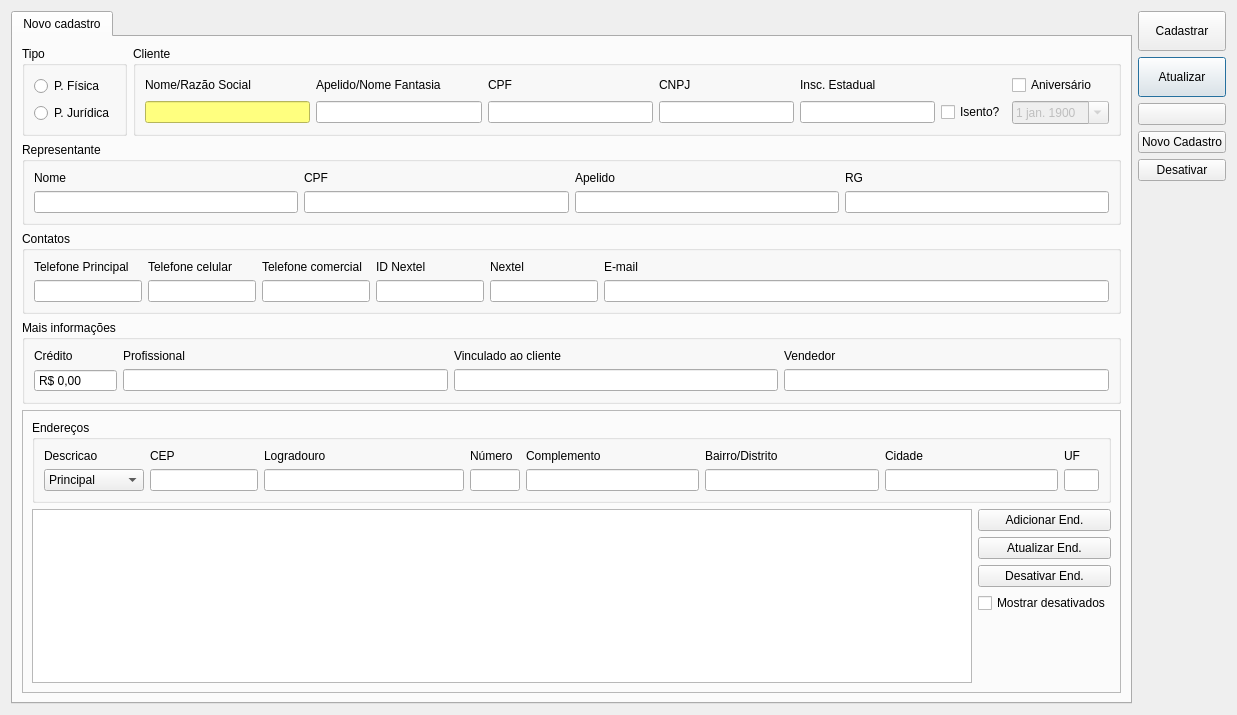
<?xml version="1.0" encoding="UTF-8"?>
<ui version="4.0">
 <class>CadastroCliente</class>
 <widget class="QDialog" name="CadastroCliente">
  <property name="windowModality">
   <enum>Qt::NonModal</enum>
  </property>
  <property name="geometry">
   <rect>
    <x>0</x>
    <y>0</y>
    <width>1237</width>
    <height>715</height>
   </rect>
  </property>
  <property name="windowTitle">
   <string>Cadastro de Clientes</string>
  </property>
  <property name="locale">
   <locale language="Portuguese" country="Brazil"/>
  </property>
  <layout class="QGridLayout" name="gridLayout_14">
   <item row="0" column="1">
    <layout class="QVBoxLayout" name="verticalLayout_3">
     <item>
      <widget class="QPushButton" name="pushButtonCadastrar">
       <property name="minimumSize">
        <size>
         <width>0</width>
         <height>40</height>
        </size>
       </property>
       <property name="text">
        <string>Cadastrar</string>
       </property>
       <property name="autoDefault">
        <bool>false</bool>
       </property>
      </widget>
     </item>
     <item>
      <widget class="QPushButton" name="pushButtonAtualizar">
       <property name="minimumSize">
        <size>
         <width>0</width>
         <height>40</height>
        </size>
       </property>
       <property name="text">
        <string>Atualizar</string>
       </property>
      </widget>
     </item>
     <item>
      <widget class="QPushButton" name="pushButtonBuscar">
       <property name="text">
        <string/>
       </property>
       <property name="icon">
        <iconset resource="../qrs/resources.qrc">
         <normaloff>:/search.png</normaloff>:/search.png</iconset>
       </property>
      </widget>
     </item>
     <item>
      <widget class="QPushButton" name="pushButtonNovoCad">
       <property name="text">
        <string>Novo Cadastro</string>
       </property>
      </widget>
     </item>
     <item>
      <widget class="QPushButton" name="pushButtonDesativar">
       <property name="text">
        <string>Desativar</string>
       </property>
      </widget>
     </item>
     <item>
      <spacer name="verticalSpacer">
       <property name="orientation">
        <enum>Qt::Vertical</enum>
       </property>
       <property name="sizeHint" stdset="0">
        <size>
         <width>0</width>
         <height>0</height>
        </size>
       </property>
      </spacer>
     </item>
    </layout>
   </item>
   <item row="0" column="0">
    <widget class="QTabWidget" name="tabWidget">
     <property name="currentIndex">
      <number>0</number>
     </property>
     <widget class="QWidget" name="tab">
      <attribute name="title">
       <string>Novo cadastro</string>
      </attribute>
      <layout class="QGridLayout" name="gridLayout_3">
       <item row="0" column="0">
        <widget class="QFrame" name="frame">
         <layout class="QGridLayout" name="gridLayout_15">
          <property name="leftMargin">
           <number>0</number>
          </property>
          <property name="topMargin">
           <number>0</number>
          </property>
          <property name="rightMargin">
           <number>0</number>
          </property>
          <property name="bottomMargin">
           <number>0</number>
          </property>
          <item row="1" column="0" colspan="4">
           <layout class="QGridLayout" name="gridLayout_5">
            <item row="0" column="1">
             <widget class="QGroupBox" name="groupBoxPJuridica">
              <property name="title">
               <string>Cliente</string>
              </property>
              <property name="checkable">
               <bool>false</bool>
              </property>
              <property name="checked">
               <bool>false</bool>
              </property>
              <layout class="QGridLayout" name="gridLayout_10">
               <item row="0" column="0">
                <layout class="QGridLayout" name="gridLayout_6">
                 <item row="0" column="0">
                  <widget class="QLabel" name="labelCliente">
                   <property name="text">
                    <string>Nome/Razão Social</string>
                   </property>
                  </widget>
                 </item>
                 <item row="0" column="1">
                  <widget class="QLabel" name="label_54">
                   <property name="text">
                    <string>Apelido/Nome Fantasia</string>
                   </property>
                  </widget>
                 </item>
                 <item row="0" column="2">
                  <widget class="QLabel" name="labelCPF">
                   <property name="text">
                    <string>CPF</string>
                   </property>
                  </widget>
                 </item>
                 <item row="0" column="3">
                  <widget class="QLabel" name="labelCNPJ">
                   <property name="text">
                    <string>CNPJ</string>
                   </property>
                  </widget>
                 </item>
                 <item row="0" column="4">
                  <widget class="QLabel" name="labelInscricaoEstadual">
                   <property name="text">
                    <string>Insc. Estadual</string>
                   </property>
                  </widget>
                 </item>
                 <item row="0" column="6">
                  <widget class="QCheckBox" name="checkBoxDataNasc">
                   <property name="text">
                    <string>Aniversário</string>
                   </property>
                  </widget>
                 </item>
                 <item row="1" column="0">
                  <widget class="QLineEdit" name="lineEditCliente">
                   <property name="minimumSize">
                    <size>
                     <width>120</width>
                     <height>0</height>
                    </size>
                   </property>
                   <property name="accessibleName">
                    <string>Nome/Razão Social</string>
                   </property>
                   <property name="styleSheet">
                    <string notr="true">QLineEdit:read-only {
    background-color: rgb(255, 255, 127);
	color: #7f7f3f;
}

QLineEdit:!read-only {
    background-color: rgb(255, 255, 127);
    color: #000000;
}</string>
                   </property>
                  </widget>
                 </item>
                 <item row="1" column="1">
                  <widget class="QLineEdit" name="lineEditNomeFantasia">
                   <property name="minimumSize">
                    <size>
                     <width>120</width>
                     <height>0</height>
                    </size>
                   </property>
                   <property name="accessibleName">
                    <string>Apelido/Nome Fantasia</string>
                   </property>
                   <property name="clearButtonEnabled">
                    <bool>true</bool>
                   </property>
                  </widget>
                 </item>
                 <item row="1" column="2">
                  <widget class="QLineEdit" name="lineEditCPF">
                   <property name="minimumSize">
                    <size>
                     <width>100</width>
                     <height>0</height>
                    </size>
                   </property>
                   <property name="maximumSize">
                    <size>
                     <width>16777215</width>
                     <height>16777215</height>
                    </size>
                   </property>
                   <property name="accessibleName">
                    <string>CPF</string>
                   </property>
                   <property name="styleSheet">
                    <string notr="true">QLineEdit:read-only {
	color: #787878;
}</string>
                   </property>
                  </widget>
                 </item>
                 <item row="1" column="3">
                  <widget class="QLineEdit" name="lineEditCNPJ">
                   <property name="minimumSize">
                    <size>
                     <width>100</width>
                     <height>0</height>
                    </size>
                   </property>
                   <property name="maximumSize">
                    <size>
                     <width>135</width>
                     <height>16777215</height>
                    </size>
                   </property>
                   <property name="accessibleName">
                    <string>CNPJ</string>
                   </property>
                   <property name="styleSheet">
                    <string notr="true">QLineEdit:read-only {
	color: #787878;
}</string>
                   </property>
                  </widget>
                 </item>
                 <item row="1" column="4">
                  <widget class="QLineEdit" name="lineEditInscEstadual">
                   <property name="minimumSize">
                    <size>
                     <width>100</width>
                     <height>0</height>
                    </size>
                   </property>
                   <property name="maximumSize">
                    <size>
                     <width>135</width>
                     <height>16777215</height>
                    </size>
                   </property>
                   <property name="accessibleName">
                    <string>Insc. Estadual</string>
                   </property>
                   <property name="clearButtonEnabled">
                    <bool>true</bool>
                   </property>
                  </widget>
                 </item>
                 <item row="1" column="5">
                  <widget class="QCheckBox" name="checkBoxInscEstIsento">
                   <property name="text">
                    <string>Isento?</string>
                   </property>
                  </widget>
                 </item>
                 <item row="1" column="6">
                  <widget class="QDateEdit" name="dateEditDataNasc">
                   <property name="enabled">
                    <bool>false</bool>
                   </property>
                   <property name="accessibleName">
                    <string>Data Nascimento</string>
                   </property>
                   <property name="calendarPopup">
                    <bool>true</bool>
                   </property>
                   <property name="date">
                    <date>
                     <year>1900</year>
                     <month>1</month>
                     <day>1</day>
                    </date>
                   </property>
                  </widget>
                 </item>
                </layout>
               </item>
              </layout>
             </widget>
            </item>
            <item row="0" column="0">
             <widget class="QGroupBox" name="groupBoxPFPJ">
              <property name="sizePolicy">
               <sizepolicy hsizetype="Maximum" vsizetype="Preferred">
                <horstretch>0</horstretch>
                <verstretch>0</verstretch>
               </sizepolicy>
              </property>
              <property name="title">
               <string>Tipo</string>
              </property>
              <layout class="QVBoxLayout" name="verticalLayout_4">
               <item>
                <widget class="QRadioButton" name="radioButtonPF">
                 <property name="sizePolicy">
                  <sizepolicy hsizetype="Maximum" vsizetype="Fixed">
                   <horstretch>0</horstretch>
                   <verstretch>0</verstretch>
                  </sizepolicy>
                 </property>
                 <property name="accessibleName">
                  <string>Pessoa Física</string>
                 </property>
                 <property name="text">
                  <string>P. Física</string>
                 </property>
                </widget>
               </item>
               <item>
                <widget class="QRadioButton" name="radioButtonPJ">
                 <property name="sizePolicy">
                  <sizepolicy hsizetype="Maximum" vsizetype="Fixed">
                   <horstretch>0</horstretch>
                   <verstretch>0</verstretch>
                  </sizepolicy>
                 </property>
                 <property name="accessibleName">
                  <string>Pessoa Jurídica</string>
                 </property>
                 <property name="text">
                  <string>P. Jurídica</string>
                 </property>
                </widget>
               </item>
              </layout>
             </widget>
            </item>
            <item row="1" column="0" colspan="2">
             <widget class="QGroupBox" name="groupBoxDadosPessoais">
              <property name="title">
               <string>Representante</string>
              </property>
              <layout class="QGridLayout" name="gridLayout_2">
               <item row="0" column="2">
                <widget class="QLabel" name="labelCPFContato">
                 <property name="text">
                  <string>CPF</string>
                 </property>
                </widget>
               </item>
               <item row="0" column="5">
                <widget class="QLabel" name="label_1">
                 <property name="text">
                  <string>RG</string>
                 </property>
                </widget>
               </item>
               <item row="1" column="2">
                <widget class="QLineEdit" name="lineEditContatoCPF">
                 <property name="minimumSize">
                  <size>
                   <width>100</width>
                   <height>0</height>
                  </size>
                 </property>
                 <property name="maximumSize">
                  <size>
                   <width>16777215</width>
                   <height>16777215</height>
                  </size>
                 </property>
                 <property name="accessibleName">
                  <string>CPF Representante</string>
                 </property>
                 <property name="clearButtonEnabled">
                  <bool>false</bool>
                 </property>
                </widget>
               </item>
               <item row="0" column="4">
                <widget class="QLabel" name="labelApelido">
                 <property name="text">
                  <string>Apelido</string>
                 </property>
                </widget>
               </item>
               <item row="0" column="1">
                <widget class="QLabel" name="labelNome">
                 <property name="text">
                  <string>Nome</string>
                 </property>
                </widget>
               </item>
               <item row="1" column="4">
                <widget class="QLineEdit" name="lineEditContatoApelido">
                 <property name="minimumSize">
                  <size>
                   <width>100</width>
                   <height>0</height>
                  </size>
                 </property>
                 <property name="maximumSize">
                  <size>
                   <width>16777215</width>
                   <height>16777215</height>
                  </size>
                 </property>
                 <property name="accessibleName">
                  <string>Apelido Representante</string>
                 </property>
                 <property name="clearButtonEnabled">
                  <bool>true</bool>
                 </property>
                </widget>
               </item>
               <item row="1" column="5">
                <widget class="QLineEdit" name="lineEditContatoRG">
                 <property name="minimumSize">
                  <size>
                   <width>70</width>
                   <height>0</height>
                  </size>
                 </property>
                 <property name="maximumSize">
                  <size>
                   <width>16777215</width>
                   <height>16777215</height>
                  </size>
                 </property>
                 <property name="accessibleName">
                  <string>RG Representante</string>
                 </property>
                 <property name="clearButtonEnabled">
                  <bool>true</bool>
                 </property>
                </widget>
               </item>
               <item row="1" column="1">
                <widget class="QLineEdit" name="lineEditContatoNome">
                 <property name="minimumSize">
                  <size>
                   <width>200</width>
                   <height>0</height>
                  </size>
                 </property>
                 <property name="toolTip">
                  <string/>
                 </property>
                 <property name="accessibleName">
                  <string>Nome Representante</string>
                 </property>
                 <property name="clearButtonEnabled">
                  <bool>true</bool>
                 </property>
                </widget>
               </item>
              </layout>
             </widget>
            </item>
            <item row="2" column="0" colspan="2">
             <widget class="QGroupBox" name="groupBoxContatos">
              <property name="title">
               <string>Contatos</string>
              </property>
              <layout class="QGridLayout" name="gridLayout_4">
               <item row="1" column="1">
                <widget class="LineEditTel" name="lineEditTel_Cel">
                 <property name="sizePolicy">
                  <sizepolicy hsizetype="Maximum" vsizetype="Fixed">
                   <horstretch>0</horstretch>
                   <verstretch>0</verstretch>
                  </sizepolicy>
                 </property>
                 <property name="minimumSize">
                  <size>
                   <width>100</width>
                   <height>0</height>
                  </size>
                 </property>
                 <property name="accessibleName">
                  <string>Telefone Celular</string>
                 </property>
                 <property name="clearButtonEnabled">
                  <bool>true</bool>
                 </property>
                </widget>
               </item>
               <item row="0" column="4">
                <widget class="QLabel" name="label_14">
                 <property name="text">
                  <string>ID Nextel</string>
                 </property>
                </widget>
               </item>
               <item row="0" column="5">
                <widget class="QLabel" name="label">
                 <property name="text">
                  <string>Nextel</string>
                 </property>
                </widget>
               </item>
               <item row="0" column="6">
                <widget class="QLabel" name="label_3">
                 <property name="text">
                  <string>E-mail</string>
                 </property>
                </widget>
               </item>
               <item row="0" column="0">
                <widget class="QLabel" name="label_18">
                 <property name="text">
                  <string>Telefone Principal</string>
                 </property>
                </widget>
               </item>
               <item row="1" column="0">
                <widget class="LineEditTel" name="lineEditTel">
                 <property name="sizePolicy">
                  <sizepolicy hsizetype="Maximum" vsizetype="Fixed">
                   <horstretch>0</horstretch>
                   <verstretch>0</verstretch>
                  </sizepolicy>
                 </property>
                 <property name="minimumSize">
                  <size>
                   <width>100</width>
                   <height>0</height>
                  </size>
                 </property>
                 <property name="accessibleName">
                  <string>Telefone Principal</string>
                 </property>
                 <property name="clearButtonEnabled">
                  <bool>true</bool>
                 </property>
                </widget>
               </item>
               <item row="0" column="2">
                <widget class="QLabel" name="label_20">
                 <property name="text">
                  <string>Telefone comercial</string>
                 </property>
                </widget>
               </item>
               <item row="0" column="1">
                <widget class="QLabel" name="label_19">
                 <property name="text">
                  <string>Telefone celular</string>
                 </property>
                </widget>
               </item>
               <item row="1" column="5">
                <widget class="LineEditTel" name="lineEditNextel">
                 <property name="sizePolicy">
                  <sizepolicy hsizetype="Maximum" vsizetype="Fixed">
                   <horstretch>0</horstretch>
                   <verstretch>0</verstretch>
                  </sizepolicy>
                 </property>
                 <property name="minimumSize">
                  <size>
                   <width>100</width>
                   <height>0</height>
                  </size>
                 </property>
                 <property name="accessibleName">
                  <string>Nextel</string>
                 </property>
                 <property name="clearButtonEnabled">
                  <bool>true</bool>
                 </property>
                </widget>
               </item>
               <item row="1" column="2">
                <widget class="LineEditTel" name="lineEditTel_Com">
                 <property name="sizePolicy">
                  <sizepolicy hsizetype="Maximum" vsizetype="Fixed">
                   <horstretch>0</horstretch>
                   <verstretch>0</verstretch>
                  </sizepolicy>
                 </property>
                 <property name="minimumSize">
                  <size>
                   <width>100</width>
                   <height>0</height>
                  </size>
                 </property>
                 <property name="accessibleName">
                  <string>Telefone Comercial</string>
                 </property>
                 <property name="clearButtonEnabled">
                  <bool>true</bool>
                 </property>
                </widget>
               </item>
               <item row="1" column="4">
                <widget class="QLineEdit" name="lineEditIdNextel">
                 <property name="sizePolicy">
                  <sizepolicy hsizetype="Maximum" vsizetype="Fixed">
                   <horstretch>0</horstretch>
                   <verstretch>0</verstretch>
                  </sizepolicy>
                 </property>
                 <property name="minimumSize">
                  <size>
                   <width>100</width>
                   <height>0</height>
                  </size>
                 </property>
                 <property name="accessibleName">
                  <string>ID Nextel</string>
                 </property>
                 <property name="clearButtonEnabled">
                  <bool>false</bool>
                 </property>
                </widget>
               </item>
               <item row="1" column="6">
                <widget class="QLineEdit" name="lineEditEmail">
                 <property name="minimumSize">
                  <size>
                   <width>120</width>
                   <height>0</height>
                  </size>
                 </property>
                 <property name="accessibleName">
                  <string>E-mail</string>
                 </property>
                 <property name="inputMethodHints">
                  <set>Qt::ImhEmailCharactersOnly</set>
                 </property>
                 <property name="clearButtonEnabled">
                  <bool>true</bool>
                 </property>
                </widget>
               </item>
              </layout>
             </widget>
            </item>
            <item row="3" column="0" colspan="2">
             <widget class="QGroupBox" name="groupBoxMaisInfo">
              <property name="enabled">
               <bool>true</bool>
              </property>
              <property name="title">
               <string>Mais informações</string>
              </property>
              <layout class="QGridLayout" name="gridLayout">
               <item row="1" column="0">
                <widget class="QDoubleSpinBox" name="doubleSpinBoxCredito">
                 <property name="readOnly">
                  <bool>true</bool>
                 </property>
                 <property name="buttonSymbols">
                  <enum>QAbstractSpinBox::NoButtons</enum>
                 </property>
                 <property name="showGroupSeparator" stdset="0">
                  <bool>true</bool>
                 </property>
                 <property name="prefix">
                  <string>R$ </string>
                 </property>
                 <property name="maximum">
                  <double>99999.990000000005239</double>
                 </property>
                </widget>
               </item>
               <item row="0" column="0">
                <widget class="QLabel" name="label_2">
                 <property name="text">
                  <string>Crédito</string>
                 </property>
                </widget>
               </item>
               <item row="1" column="1">
                <widget class="ItemBox" name="itemBoxProfissional">
                 <property name="accessibleName">
                  <string>Profissional</string>
                 </property>
                </widget>
               </item>
               <item row="0" column="1">
                <widget class="QLabel" name="label_42">
                 <property name="text">
                  <string>Profissional</string>
                 </property>
                </widget>
               </item>
               <item row="1" column="2">
                <widget class="ItemBox" name="itemBoxCliente">
                 <property name="accessibleName">
                  <string>Cliente Vinculado</string>
                 </property>
                </widget>
               </item>
               <item row="0" column="2">
                <widget class="QLabel" name="label_43">
                 <property name="text">
                  <string>Vinculado ao cliente</string>
                 </property>
                </widget>
               </item>
               <item row="0" column="3">
                <widget class="QLabel" name="label_41">
                 <property name="text">
                  <string>Vendedor</string>
                 </property>
                </widget>
               </item>
               <item row="1" column="3">
                <widget class="ItemBox" name="itemBoxVendedor">
                 <property name="accessibleName">
                  <string>Vendedor</string>
                 </property>
                </widget>
               </item>
              </layout>
             </widget>
            </item>
           </layout>
          </item>
         </layout>
        </widget>
       </item>
       <item row="1" column="0">
        <widget class="QFrame" name="frame_2">
         <property name="frameShape">
          <enum>QFrame::StyledPanel</enum>
         </property>
         <property name="frameShadow">
          <enum>QFrame::Raised</enum>
         </property>
         <layout class="QGridLayout" name="gridLayout_21">
          <item row="1" column="0">
           <widget class="TableView" name="tableEndereco">
            <property name="mouseTracking">
             <bool>true</bool>
            </property>
            <property name="sizeAdjustPolicy">
             <enum>QAbstractScrollArea::AdjustToContents</enum>
            </property>
            <property name="editTriggers">
             <set>QAbstractItemView::NoEditTriggers</set>
            </property>
            <property name="tabKeyNavigation">
             <bool>false</bool>
            </property>
            <property name="alternatingRowColors">
             <bool>true</bool>
            </property>
            <property name="selectionMode">
             <enum>QAbstractItemView::SingleSelection</enum>
            </property>
            <property name="selectionBehavior">
             <enum>QAbstractItemView::SelectRows</enum>
            </property>
            <attribute name="horizontalHeaderStretchLastSection">
             <bool>false</bool>
            </attribute>
           </widget>
          </item>
          <item row="0" column="0" colspan="2">
           <widget class="QGroupBox" name="groupBoxEndereco">
            <property name="title">
             <string>Endereços</string>
            </property>
            <layout class="QGridLayout" name="gridLayout_22">
             <item row="1" column="5">
              <widget class="QLineEdit" name="lineEditBairro">
               <property name="minimumSize">
                <size>
                 <width>150</width>
                 <height>0</height>
                </size>
               </property>
               <property name="accessibleName">
                <string>Bairro</string>
               </property>
               <property name="styleSheet">
                <string notr="true">QLineEdit:read-only {
	color: #787878;
}</string>
               </property>
              </widget>
             </item>
             <item row="1" column="6">
              <widget class="QLineEdit" name="lineEditCidade">
               <property name="minimumSize">
                <size>
                 <width>150</width>
                 <height>0</height>
                </size>
               </property>
               <property name="accessibleName">
                <string>Cidade</string>
               </property>
               <property name="styleSheet">
                <string notr="true">QLineEdit:read-only {
	color: #787878;
}</string>
               </property>
              </widget>
             </item>
             <item row="1" column="7">
              <widget class="QLineEdit" name="lineEditUF">
               <property name="minimumSize">
                <size>
                 <width>35</width>
                 <height>0</height>
                </size>
               </property>
               <property name="maximumSize">
                <size>
                 <width>20</width>
                 <height>16777215</height>
                </size>
               </property>
               <property name="accessibleName">
                <string>UF</string>
               </property>
               <property name="styleSheet">
                <string notr="true">QLineEdit:read-only {
	color: #787878;
}</string>
               </property>
              </widget>
             </item>
             <item row="1" column="4">
              <widget class="QLineEdit" name="lineEditComplemento">
               <property name="minimumSize">
                <size>
                 <width>75</width>
                 <height>0</height>
                </size>
               </property>
               <property name="maximumSize">
                <size>
                 <width>16777215</width>
                 <height>16777215</height>
                </size>
               </property>
               <property name="accessibleName">
                <string>Complemento</string>
               </property>
               <property name="styleSheet">
                <string notr="true">QLineEdit:read-only {
	color: #787878;
}</string>
               </property>
              </widget>
             </item>
             <item row="1" column="3">
              <widget class="QLineEdit" name="lineEditNumero">
               <property name="minimumSize">
                <size>
                 <width>50</width>
                 <height>0</height>
                </size>
               </property>
               <property name="maximumSize">
                <size>
                 <width>40</width>
                 <height>16777215</height>
                </size>
               </property>
               <property name="accessibleName">
                <string>Número</string>
               </property>
               <property name="styleSheet">
                <string notr="true">QLineEdit:read-only {
	color: #787878;
}</string>
               </property>
              </widget>
             </item>
             <item row="1" column="2">
              <widget class="QLineEdit" name="lineEditLogradouro">
               <property name="minimumSize">
                <size>
                 <width>200</width>
                 <height>0</height>
                </size>
               </property>
               <property name="accessibleName">
                <string>Logradouro</string>
               </property>
               <property name="styleSheet">
                <string notr="true">QLineEdit:read-only {
	color: #787878;
}</string>
               </property>
              </widget>
             </item>
             <item row="1" column="1">
              <widget class="LineEditCEP" name="lineEditCEP">
               <property name="sizePolicy">
                <sizepolicy hsizetype="Minimum" vsizetype="Fixed">
                 <horstretch>0</horstretch>
                 <verstretch>0</verstretch>
                </sizepolicy>
               </property>
               <property name="minimumSize">
                <size>
                 <width>75</width>
                 <height>0</height>
                </size>
               </property>
               <property name="maximumSize">
                <size>
                 <width>16777215</width>
                 <height>16777215</height>
                </size>
               </property>
               <property name="toolTip">
                <string>&lt;html&gt;&lt;head/&gt;&lt;body&gt;&lt;p&gt;O sistema preenche o endereço automaticamente a partir do CEP&lt;/p&gt;&lt;/body&gt;&lt;/html&gt;</string>
               </property>
               <property name="accessibleName">
                <string>CEP</string>
               </property>
               <property name="styleSheet">
                <string notr="true">QLineEdit:read-only {
	color: #787878;
}</string>
               </property>
              </widget>
             </item>
             <item row="1" column="0">
              <widget class="QComboBox" name="comboBoxTipoEnd">
               <property name="minimumSize">
                <size>
                 <width>100</width>
                 <height>0</height>
                </size>
               </property>
               <item>
                <property name="text">
                 <string>Principal</string>
                </property>
               </item>
               <item>
                <property name="text">
                 <string>Faturamento</string>
                </property>
               </item>
               <item>
                <property name="text">
                 <string>Entrega</string>
                </property>
               </item>
              </widget>
             </item>
             <item row="0" column="6">
              <widget class="QLabel" name="labelCidade">
               <property name="text">
                <string>Cidade</string>
               </property>
              </widget>
             </item>
             <item row="0" column="1">
              <widget class="QLabel" name="labelCEP">
               <property name="text">
                <string>CEP</string>
               </property>
              </widget>
             </item>
             <item row="0" column="0">
              <widget class="QLabel" name="labelDescricao">
               <property name="text">
                <string>Descricao</string>
               </property>
              </widget>
             </item>
             <item row="0" column="2">
              <widget class="QLabel" name="labelEndereco">
               <property name="text">
                <string>Logradouro</string>
               </property>
              </widget>
             </item>
             <item row="0" column="5">
              <widget class="QLabel" name="labelBairro">
               <property name="text">
                <string>Bairro/Distrito</string>
               </property>
              </widget>
             </item>
             <item row="0" column="3">
              <widget class="QLabel" name="labelNro">
               <property name="text">
                <string>Número</string>
               </property>
              </widget>
             </item>
             <item row="0" column="4">
              <widget class="QLabel" name="labelComp">
               <property name="text">
                <string>Complemento</string>
               </property>
              </widget>
             </item>
             <item row="0" column="7">
              <widget class="QLabel" name="labelUF">
               <property name="text">
                <string>UF</string>
               </property>
              </widget>
             </item>
            </layout>
           </widget>
          </item>
          <item row="1" column="1">
           <layout class="QVBoxLayout" name="verticalLayout">
            <item>
             <widget class="QPushButton" name="pushButtonAdicionarEnd">
              <property name="text">
               <string>Adicionar End.</string>
              </property>
              <property name="autoDefault">
               <bool>false</bool>
              </property>
             </widget>
            </item>
            <item>
             <widget class="QPushButton" name="pushButtonAtualizarEnd">
              <property name="text">
               <string>Atualizar End.</string>
              </property>
              <property name="autoDefault">
               <bool>false</bool>
              </property>
             </widget>
            </item>
            <item>
             <widget class="QPushButton" name="pushButtonDesativarEnd">
              <property name="text">
               <string>Desativar End.</string>
              </property>
              <property name="autoDefault">
               <bool>false</bool>
              </property>
             </widget>
            </item>
            <item>
             <widget class="QCheckBox" name="checkBoxMostrarInativos">
              <property name="text">
               <string>Mostrar desativados</string>
              </property>
              <property name="checkable">
               <bool>true</bool>
              </property>
             </widget>
            </item>
            <item>
             <spacer name="verticalSpacer_3">
              <property name="orientation">
               <enum>Qt::Vertical</enum>
              </property>
              <property name="sizeHint" stdset="0">
               <size>
                <width>0</width>
                <height>0</height>
               </size>
              </property>
             </spacer>
            </item>
           </layout>
          </item>
         </layout>
        </widget>
       </item>
      </layout>
     </widget>
    </widget>
   </item>
  </layout>
 </widget>
 <customwidgets>
  <customwidget>
   <class>TableView</class>
   <extends>QTableView</extends>
   <header>src/tableview.h</header>
  </customwidget>
  <customwidget>
   <class>ItemBox</class>
   <extends>QLineEdit</extends>
   <header>src/itembox.h</header>
  </customwidget>
  <customwidget>
   <class>LineEditCEP</class>
   <extends>QLineEdit</extends>
   <header>src/lineeditcep.h</header>
  </customwidget>
  <customwidget>
   <class>LineEditTel</class>
   <extends>QLineEdit</extends>
   <header>src/lineedittel.h</header>
  </customwidget>
 </customwidgets>
 <tabstops>
  <tabstop>tabWidget</tabstop>
  <tabstop>radioButtonPF</tabstop>
  <tabstop>radioButtonPJ</tabstop>
  <tabstop>lineEditCliente</tabstop>
  <tabstop>lineEditNomeFantasia</tabstop>
  <tabstop>lineEditCPF</tabstop>
  <tabstop>lineEditCNPJ</tabstop>
  <tabstop>lineEditInscEstadual</tabstop>
  <tabstop>checkBoxInscEstIsento</tabstop>
  <tabstop>dateEditDataNasc</tabstop>
  <tabstop>lineEditContatoNome</tabstop>
  <tabstop>lineEditContatoCPF</tabstop>
  <tabstop>lineEditContatoApelido</tabstop>
  <tabstop>lineEditContatoRG</tabstop>
  <tabstop>lineEditTel</tabstop>
  <tabstop>lineEditTel_Cel</tabstop>
  <tabstop>lineEditTel_Com</tabstop>
  <tabstop>lineEditIdNextel</tabstop>
  <tabstop>lineEditNextel</tabstop>
  <tabstop>lineEditEmail</tabstop>
  <tabstop>doubleSpinBoxCredito</tabstop>
  <tabstop>itemBoxProfissional</tabstop>
  <tabstop>comboBoxTipoEnd</tabstop>
  <tabstop>lineEditCEP</tabstop>
  <tabstop>lineEditLogradouro</tabstop>
  <tabstop>lineEditNumero</tabstop>
  <tabstop>lineEditComplemento</tabstop>
  <tabstop>lineEditBairro</tabstop>
  <tabstop>lineEditCidade</tabstop>
  <tabstop>lineEditUF</tabstop>
  <tabstop>tableEndereco</tabstop>
  <tabstop>pushButtonAdicionarEnd</tabstop>
  <tabstop>pushButtonAtualizarEnd</tabstop>
  <tabstop>pushButtonDesativarEnd</tabstop>
  <tabstop>checkBoxMostrarInativos</tabstop>
  <tabstop>pushButtonCadastrar</tabstop>
  <tabstop>pushButtonAtualizar</tabstop>
  <tabstop>pushButtonBuscar</tabstop>
  <tabstop>pushButtonNovoCad</tabstop>
  <tabstop>pushButtonDesativar</tabstop>
 </tabstops>
 <resources>
  <include location="../qrs/resources.qrc"/>
 </resources>
 <connections/>
</ui>
